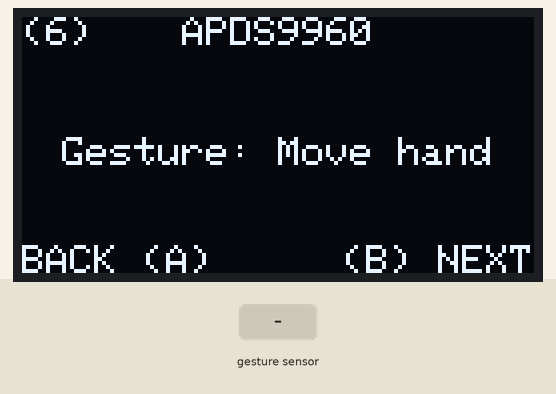
The program below on a simulated Raspberry Pi Pico running CircuitPython. Shown: 128×64 one-colour display. The test bench sets the inputs (shaded band).

Above: at 1.2 s.
1.3 s: hand swiped up over the gesture sensor
At 2.5 s:
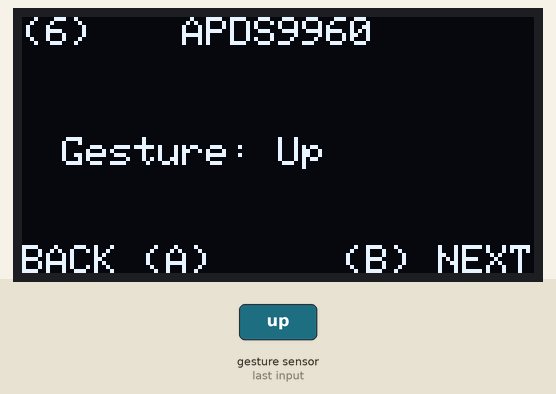
2.8 s: hand swiped down over the gesture sensor
At 3.2 s:
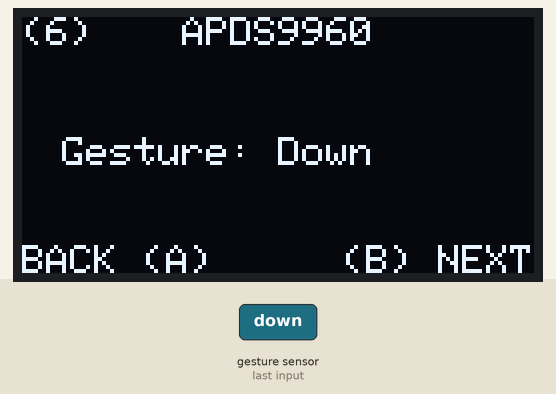
4.4 s: hand swiped left over the gesture sensor
At 5.6 s:
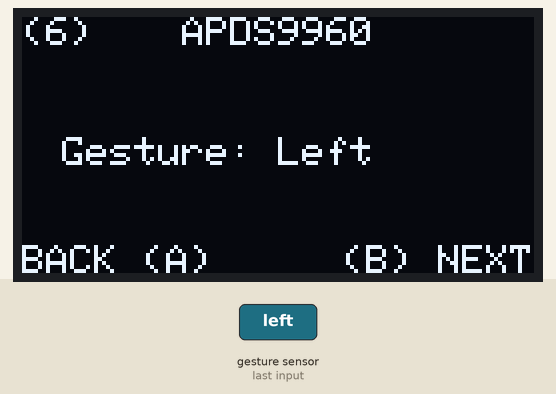
5.9 s: hand swiped right over the gesture sensor
At 6.6 s:
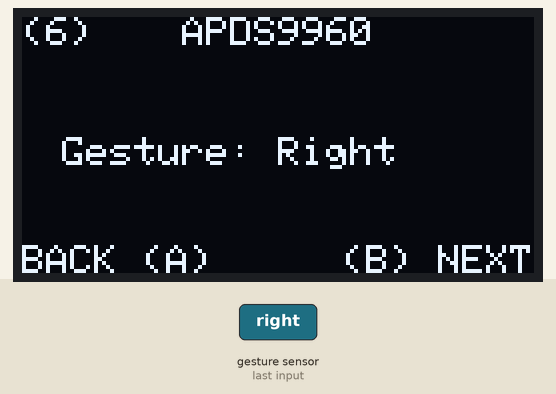
Timing chart, 0 to 8.4 s (numbered marks = the images above; inputs shaded):
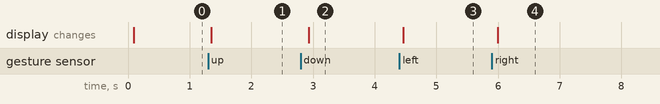

Measured:
- after the input at 1.3 s, the display: changes after 0.05 s (image 1)
- after the input at 2.8 s, the display: changes after 0.13 s (image 2)
- after the input at 4.4 s, the display: changes after 0.07 s (image 3)
- after the input at 5.9 s, the display: changes after 0.09 s (image 4)

The program:

edu_apds9960_gesture.py
```python
#Import necessary libraries
import board
import busio
import adafruit_ssd1306
import time
from adafruit_apds9960.apds9960 import APDS9960

def init_oled():
    # Define the i2c GPIOs on SCL=GP5 and SDA=GP4
    global i2c
    i2c = busio.I2C(board.GP5, board.GP4)

    # Define the OLED display using the above pins
    global oled
    oled = adafruit_ssd1306.SSD1306_I2C(128, 64, i2c)

def deinit_oled():
    #Clear the OLED display
    oled.fill(0)
    oled.show()
    print("deinit I2C")
    i2c.deinit()

def init_module(i2c):
    #Initialize the APDS9960 colour
    global apds9960_sensor
    apds9960_sensor = APDS9960(i2c)
    apds9960_sensor.enable_proximity = True
    apds9960_sensor.enable_gesture = True

    global current_gesture
    current_gesture = "Move hand"

    global interval
    interval = time.monotonic()

def run_module(duration, oled):
    global interval
    global current_gesture
    #Read the gesture on specific interval
    if time.monotonic() > interval:
        interval = time.monotonic() + duration
        #Clear the OLED display
        oled.fill(0)

        #Write the data: ('text', x , y, pixel colour)
        #Pixel colour: 0 = false, 1 = true
        oled.text('APDS9960', 40, 0, 1)

        gesture = apds9960_sensor.gesture()

        if gesture == 0x01:
            current_gesture = "Up"
        elif gesture == 0x02:
            current_gesture = "Down"
        elif gesture == 0x03:
            current_gesture = "Left"
        elif gesture == 0x04:
            current_gesture = "Right"

        oled.text("Gesture: {}".format(current_gesture), 10, 30, 1)

        oled.text('(6)', 0, 0, 1)

        oled.text('BACK (A)', 0, 57, 1)
        oled.text('(B) NEXT', 80, 57, 1)
        oled.show()

def deinit_module():
    apds9960_sensor.enable_proximity = False
    apds9960_sensor.enable_gesture = False

if __name__ == "__main__":
    try:
        init_oled()
        init_module(i2c)
        while True:
            #Run the module with interval 0.05s
            run_module(0.05, oled)
    finally:
        deinit_module()
        deinit_oled()
```
